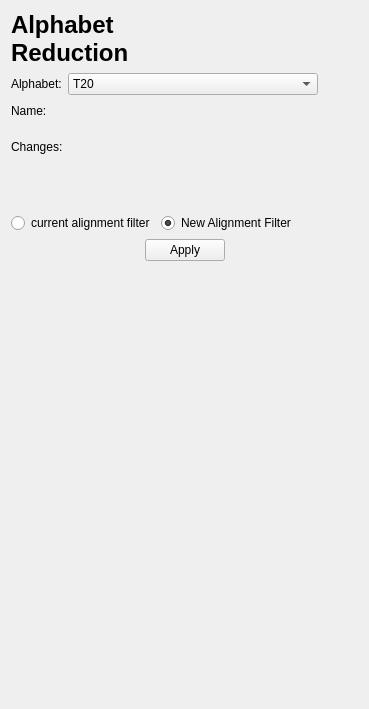
      <widget class="QWidget" name="page_28">
       <layout class="QGridLayout" name="gridLayout_32">
        <item row="0" column="0">
         <widget class="QLabel" name="label_62">
          <property name="text">
           <string>&lt;html&gt;&lt;head/&gt;&lt;body&gt;&lt;p&gt;&lt;span style=&quot; font-size:xx-large; font-weight:600;&quot;&gt;Alphabet Reduction&lt;/span&gt;&lt;/p&gt;&lt;/body&gt;&lt;/html&gt;</string>
          </property>
          <property name="wordWrap">
           <bool>true</bool>
          </property>
         </widget>
        </item>
        <item row="1" column="0" colspan="2">
         <layout class="QVBoxLayout" name="verticalLayout_55">
          <item>
           <layout class="QHBoxLayout" name="horizontalLayout_37">
            <item>
             <widget class="QLabel" name="label_63">
              <property name="text">
               <string>Alphabet:</string>
              </property>
             </widget>
            </item>
            <item>
             <widget class="QComboBox" name="cmbAlphabetList">
              <property name="minimumSize">
               <size>
                <width>250</width>
                <height>0</height>
               </size>
              </property>
              <property name="layoutDirection">
               <enum>Qt::LeftToRight</enum>
              </property>
              <item>
               <property name="text">
                <string>T20</string>
               </property>
              </item>
              <item>
               <property name="text">
                <string>T2</string>
               </property>
              </item>
              <item>
               <property name="text">
                <string>T5</string>
               </property>
              </item>
              <item>
               <property name="text">
                <string>T6</string>
               </property>
              </item>
              <item>
               <property name="text">
                <string>3IMG</string>
               </property>
              </item>
              <item>
               <property name="text">
                <string>5IMG</string>
               </property>
              </item>
              <item>
               <property name="text">
                <string>11IMG</string>
               </property>
              </item>
              <item>
               <property name="text">
                <string>Murphy15</string>
               </property>
              </item>
              <item>
               <property name="text">
                <string>Murphy10</string>
               </property>
              </item>
              <item>
               <property name="text">
                <string>Murphy8</string>
               </property>
              </item>
              <item>
               <property name="text">
                <string>Murphy4</string>
               </property>
              </item>
              <item>
               <property name="text">
                <string>Murphy2</string>
               </property>
              </item>
              <item>
               <property name="text">
                <string>Wang5</string>
               </property>
              </item>
              <item>
               <property name="text">
                <string>Wang5v</string>
               </property>
              </item>
              <item>
               <property name="text">
                <string>Wang3</string>
               </property>
              </item>
              <item>
               <property name="text">
                <string>Wang2</string>
               </property>
              </item>
              <item>
               <property name="text">
                <string>Li10</string>
               </property>
              </item>
              <item>
               <property name="text">
                <string>Li5</string>
               </property>
              </item>
              <item>
               <property name="text">
                <string>Li4</string>
               </property>
              </item>
              <item>
               <property name="text">
                <string>Li3</string>
               </property>
              </item>
             </widget>
            </item>
            <item>
             <spacer name="horizontalSpacer_14">
              <property name="orientation">
               <enum>Qt::Horizontal</enum>
              </property>
              <property name="sizeHint" stdset="0">
               <size>
                <width>40</width>
                <height>20</height>
               </size>
              </property>
             </spacer>
            </item>
           </layout>
          </item>
          <item>
           <layout class="QHBoxLayout" name="horizontalLayout_88">
            <item>
             <widget class="QLabel" name="lblAlphabetName">
              <property name="minimumSize">
               <size>
                <width>150</width>
                <height>0</height>
               </size>
              </property>
              <property name="text">
               <string>Name:</string>
              </property>
             </widget>
            </item>
            <item>
             <spacer name="horizontalSpacer_66">
              <property name="orientation">
               <enum>Qt::Horizontal</enum>
              </property>
              <property name="sizeHint" stdset="0">
               <size>
                <width>40</width>
                <height>20</height>
               </size>
              </property>
             </spacer>
            </item>
           </layout>
          </item>
          <item>
           <widget class="QLabel" name="lblAlphabetChanges">
            <property name="minimumSize">
             <size>
              <width>150</width>
              <height>40</height>
             </size>
            </property>
            <property name="sizeIncrement">
             <size>
              <width>0</width>
              <height>0</height>
             </size>
            </property>
            <property name="text">
             <string>Changes:</string>
            </property>
           </widget>
          </item>
          <item>
           <spacer name="verticalSpacer_14">
            <property name="orientation">
             <enum>Qt::Vertical</enum>
            </property>
            <property name="sizeHint" stdset="0">
             <size>
              <width>20</width>
              <height>40</height>
             </size>
            </property>
           </spacer>
          </item>
          <item>
           <layout class="QHBoxLayout" name="horizontalLayout_36">
            <item>
             <widget class="QRadioButton" name="radioAlphabetCurrent">
              <property name="text">
               <string>current alignment filter</string>
              </property>
             </widget>
            </item>
            <item>
             <widget class="QRadioButton" name="radioAlphabetNew">
              <property name="text">
               <string>New Alignment Filter</string>
              </property>
              <property name="checked">
               <bool>true</bool>
              </property>
             </widget>
            </item>
            <item>
             <spacer name="horizontalSpacer_67">
              <property name="orientation">
               <enum>Qt::Horizontal</enum>
              </property>
              <property name="sizeHint" stdset="0">
               <size>
                <width>40</width>
                <height>20</height>
               </size>
              </property>
             </spacer>
            </item>
           </layout>
          </item>
          <item>
           <layout class="QHBoxLayout" name="horizontalLayout_38">
            <item>
             <spacer name="horizontalSpacer_12">
              <property name="orientation">
               <enum>Qt::Horizontal</enum>
              </property>
              <property name="sizeHint" stdset="0">
               <size>
                <width>40</width>
                <height>20</height>
               </size>
              </property>
             </spacer>
            </item>
            <item>
             <widget class="QPushButton" name="cmdApplyAlphabetReduction">
              <property name="text">
               <string>Apply</string>
              </property>
             </widget>
            </item>
            <item>
             <spacer name="horizontalSpacer_13">
              <property name="orientation">
               <enum>Qt::Horizontal</enum>
              </property>
              <property name="sizeHint" stdset="0">
               <size>
                <width>40</width>
                <height>20</height>
               </size>
              </property>
             </spacer>
            </item>
           </layout>
          </item>
         </layout>
        </item>
        <item row="2" column="1">
         <spacer name="verticalSpacer_12">
          <property name="orientation">
           <enum>Qt::Vertical</enum>
          </property>
          <property name="sizeHint" stdset="0">
           <size>
            <width>20</width>
            <height>437</height>
           </size>
          </property>
         </spacer>
        </item>
       </layout>
      </widget>
